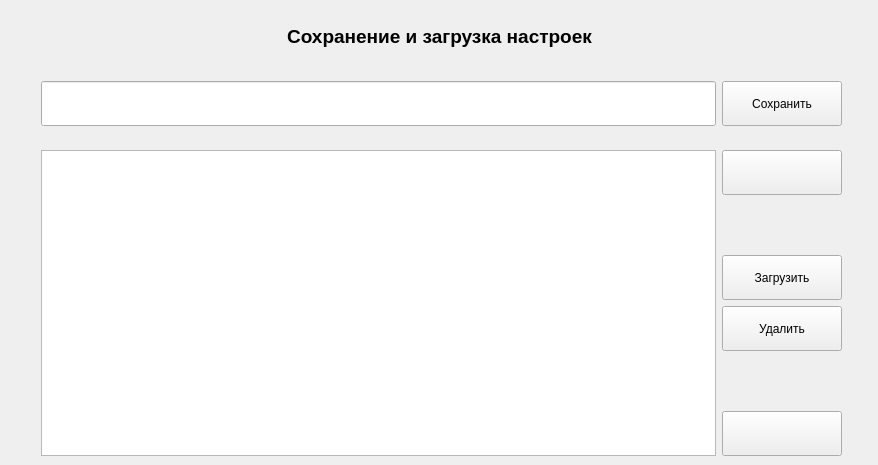
   <widget class="QWidget" name="page_11" >
    <widget class="QWidget" name="widget" >
     <property name="geometry" >
      <rect>
       <x>41</x>
       <y>81</y>
       <width>801</width>
       <height>375</height>
      </rect>
     </property>
     <layout class="QVBoxLayout" >
      <property name="margin" >
       <number>0</number>
      </property>
      <property name="spacing" >
       <number>24</number>
      </property>
      <item>
       <layout class="QHBoxLayout" >
        <property name="margin" >
         <number>0</number>
        </property>
        <property name="spacing" >
         <number>6</number>
        </property>
        <item>
         <widget class="AlphaEntry" name="profilesNewNameEdit" >
          <property name="sizePolicy" >
           <sizepolicy>
            <hsizetype>5</hsizetype>
            <vsizetype>5</vsizetype>
            <horstretch>0</horstretch>
            <verstretch>0</verstretch>
           </sizepolicy>
          </property>
         </widget>
        </item>
        <item>
         <widget class="QPushButton" name="profilesSaveButton" >
          <property name="sizePolicy" >
           <sizepolicy>
            <hsizetype>0</hsizetype>
            <vsizetype>5</vsizetype>
            <horstretch>0</horstretch>
            <verstretch>0</verstretch>
           </sizepolicy>
          </property>
          <property name="minimumSize" >
           <size>
            <width>120</width>
            <height>45</height>
           </size>
          </property>
          <property name="text" >
           <string>Сохранить</string>
          </property>
         </widget>
        </item>
       </layout>
      </item>
      <item>
       <layout class="QGridLayout" >
        <property name="margin" >
         <number>0</number>
        </property>
        <property name="spacing" >
         <number>6</number>
        </property>
        <item rowspan="6" row="0" column="0" >
         <widget class="QTableWidget" name="profilesTable" />
        </item>
        <item row="4" column="1" >
         <spacer>
          <property name="orientation" >
           <enum>Qt::Vertical</enum>
          </property>
          <property name="sizeHint" >
           <size>
            <width>20</width>
            <height>54</height>
           </size>
          </property>
         </spacer>
        </item>
        <item row="1" column="1" >
         <spacer>
          <property name="orientation" >
           <enum>Qt::Vertical</enum>
          </property>
          <property name="sizeHint" >
           <size>
            <width>20</width>
            <height>54</height>
           </size>
          </property>
         </spacer>
        </item>
        <item row="5" column="1" >
         <widget class="QPushButton" name="profilesDownButton" >
          <property name="sizePolicy" >
           <sizepolicy>
            <hsizetype>5</hsizetype>
            <vsizetype>5</vsizetype>
            <horstretch>0</horstretch>
            <verstretch>0</verstretch>
           </sizepolicy>
          </property>
          <property name="minimumSize" >
           <size>
            <width>60</width>
            <height>45</height>
           </size>
          </property>
          <property name="text" >
           <string/>
          </property>
          <property name="icon" >
           <iconset>down.gif</iconset>
          </property>
         </widget>
        </item>
        <item row="3" column="1" >
         <widget class="QPushButton" name="profilesDeleteButton" >
          <property name="sizePolicy" >
           <sizepolicy>
            <hsizetype>1</hsizetype>
            <vsizetype>5</vsizetype>
            <horstretch>0</horstretch>
            <verstretch>0</verstretch>
           </sizepolicy>
          </property>
          <property name="minimumSize" >
           <size>
            <width>0</width>
            <height>45</height>
           </size>
          </property>
          <property name="text" >
           <string>Удалить</string>
          </property>
         </widget>
        </item>
        <item row="0" column="1" >
         <widget class="QPushButton" name="profilesUpButton" >
          <property name="sizePolicy" >
           <sizepolicy>
            <hsizetype>0</hsizetype>
            <vsizetype>5</vsizetype>
            <horstretch>0</horstretch>
            <verstretch>0</verstretch>
           </sizepolicy>
          </property>
          <property name="minimumSize" >
           <size>
            <width>120</width>
            <height>45</height>
           </size>
          </property>
          <property name="text" >
           <string/>
          </property>
          <property name="icon" >
           <iconset>up.gif</iconset>
          </property>
         </widget>
        </item>
        <item row="2" column="1" >
         <widget class="QPushButton" name="profilesLoadButton" >
          <property name="sizePolicy" >
           <sizepolicy>
            <hsizetype>1</hsizetype>
            <vsizetype>5</vsizetype>
            <horstretch>0</horstretch>
            <verstretch>0</verstretch>
           </sizepolicy>
          </property>
          <property name="minimumSize" >
           <size>
            <width>0</width>
            <height>45</height>
           </size>
          </property>
          <property name="text" >
           <string>Загрузить</string>
          </property>
         </widget>
        </item>
       </layout>
      </item>
     </layout>
    </widget>
    <widget class="QLabel" name="label_106" >
     <property name="geometry" >
      <rect>
       <x>10</x>
       <y>20</y>
       <width>859</width>
       <height>33</height>
      </rect>
     </property>
     <property name="text" >
      <string>&lt;html>&lt;head>&lt;meta name="qrichtext" content="1" />&lt;/head>&lt;body style=" white-space: pre-wrap; font-family:MS Shell Dlg; font-size:11pt; font-weight:600; font-style:normal; text-decoration:none;">&lt;p dir='rtl' style=" margin-top:0px; margin-bottom:0px; margin-left:0px; margin-right:0px; -qt-block-indent:0; text-indent:0px;">&lt;span style=" font-size:14pt;">Сохранение и загрузка настроек&lt;/span>&lt;/p>&lt;/body>&lt;/html></string>
     </property>
     <property name="alignment" >
      <set>Qt::AlignCenter</set>
     </property>
    </widget>
   </widget>
